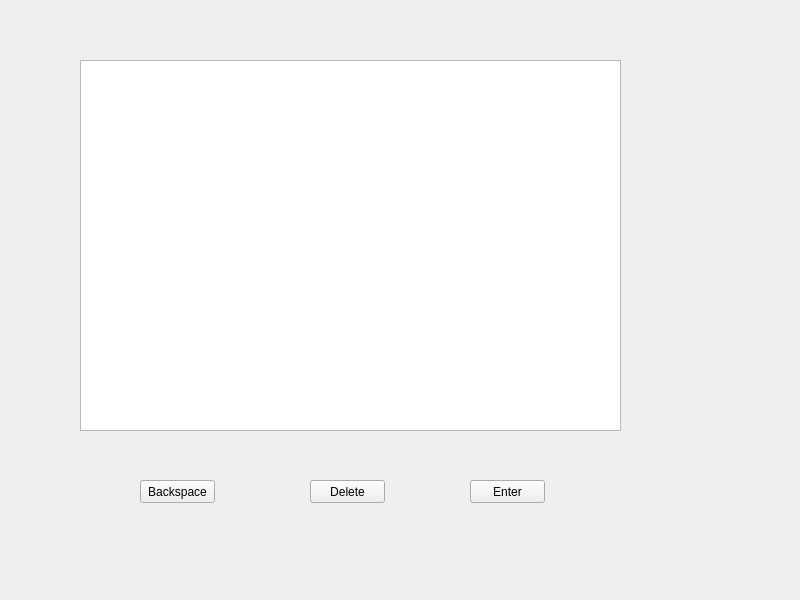
<?xml version="1.0" encoding="UTF-8"?>
<ui version="4.0">
 <class>Widget</class>
 <widget class="QWidget" name="Widget">
  <property name="geometry">
   <rect>
    <x>0</x>
    <y>0</y>
    <width>800</width>
    <height>600</height>
   </rect>
  </property>
  <property name="windowTitle">
   <string>Widget</string>
  </property>
  <widget class="QPushButton" name="backBtn">
   <property name="geometry">
    <rect>
     <x>140</x>
     <y>480</y>
     <width>75</width>
     <height>23</height>
    </rect>
   </property>
   <property name="text">
    <string>Backspace</string>
   </property>
  </widget>
  <widget class="QPushButton" name="deleteBtn">
   <property name="geometry">
    <rect>
     <x>310</x>
     <y>480</y>
     <width>75</width>
     <height>23</height>
    </rect>
   </property>
   <property name="text">
    <string>Delete</string>
   </property>
  </widget>
  <widget class="QTextEdit" name="textEdit">
   <property name="geometry">
    <rect>
     <x>80</x>
     <y>60</y>
     <width>541</width>
     <height>371</height>
    </rect>
   </property>
  </widget>
  <widget class="QPushButton" name="enterBtn">
   <property name="geometry">
    <rect>
     <x>470</x>
     <y>480</y>
     <width>75</width>
     <height>23</height>
    </rect>
   </property>
   <property name="text">
    <string>Enter</string>
   </property>
  </widget>
 </widget>
 <resources/>
 <connections/>
</ui>
